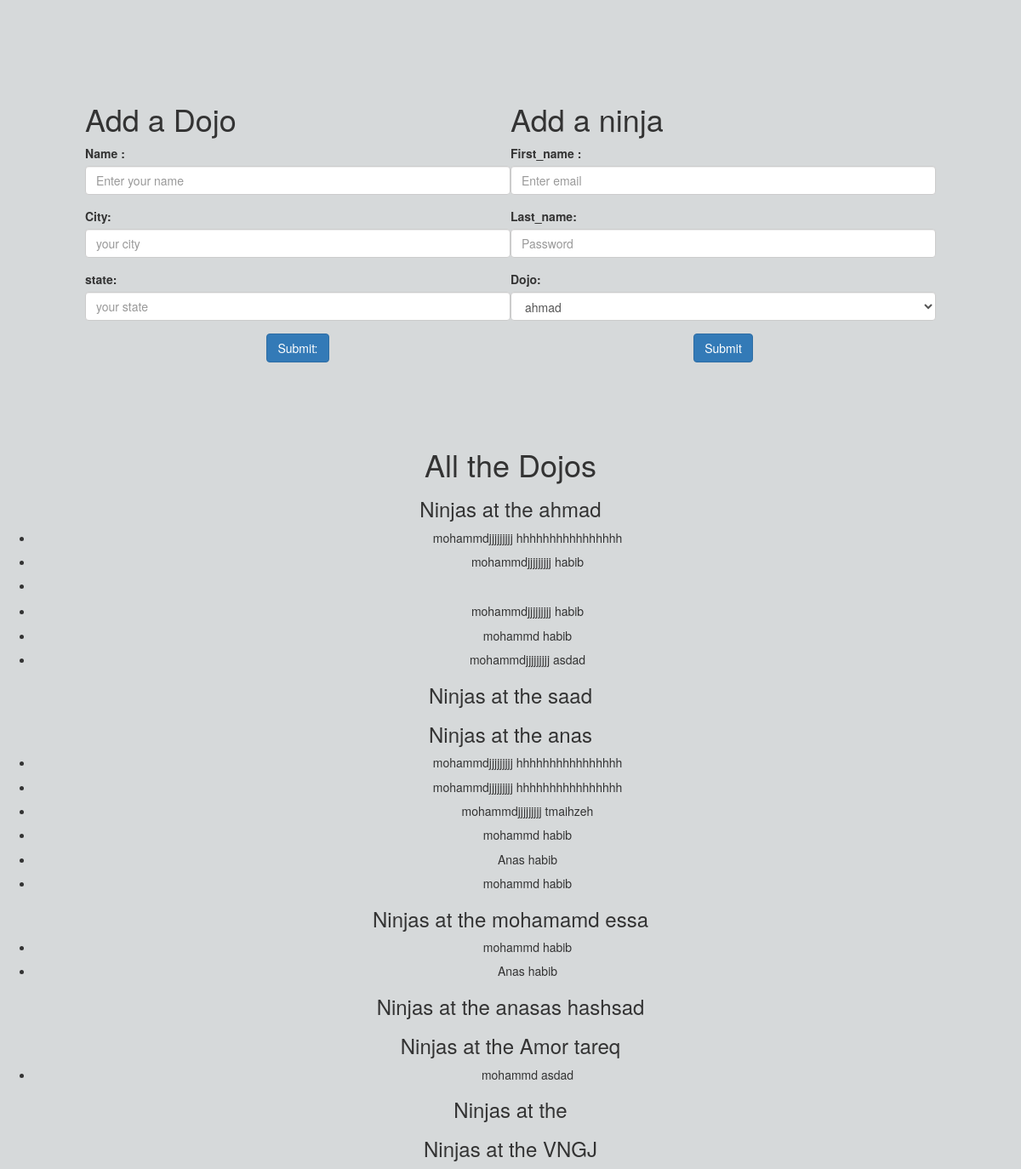
The page / on the database its author committed.
### dojo_ninja_app/models.py (models this page shows)
class dojos(models.Model):
    name = models.CharField(max_length=45)
    city = models.CharField(max_length=45)
    state = models.CharField(max_length=45)
    created_at = models.DateTimeField(auto_now_add=True)
    updated_at = models.DateTimeField(auto_now=True)

class ninja(models.Model):
    first_name = models.CharField(max_length=45)
    last_name = models.CharField(max_length=45)
    dojo_id_ninja = models.ForeignKey(dojos, related_name="ninjas", on_delete = models.CASCADE)
    created_at = models.DateTimeField(auto_now_add=True)
    updated_at = models.DateTimeField(auto_now=True)

### dojo_ninja_app/views.py (the view)
# urls.py: path( '', views.index),
def index(request):
    context = {
        "dojos_count": dojos.objects.all() ,
        'ninjas_count':ninja.objects.all()
     }
    return render(request, "index.html", context)

### dojo_ninja_app/templates/index.html (shortened to what this page needs)
<!DOCTYPE html>
<html lang="en">
<head>
    <link rel="stylesheet" href="https://maxcdn.bootstrapcdn.com/bootstrap/3.4.1/css/bootstrap.min.css">
</head>
<body>
    <div class="counter">
        <div class="left">
            <h1>Add a Dojo</h1>
        <form action="show" method="POST">
            <div class="form-group">
              <label for="exampleInputEmail1">Name :</label>
              <input type="text" class="form-control" id="exampleInputEmail1" placeholder="Enter your name" name="name" >
            </div>
            <div class="form-group">
              <label for="exampleInputPassword1">City:</label>
              <input type="text" class="form-control" id="exampleInputPassword1" placeholder="your city " name="city" >
            </div>
            <div class="form-group">
                <label for="exampleInputPassword1">state:</label>
                <input type="text" class="form-control" id="exampleInputPassword1" placeholder="your state " name="state" >
              </div>
            <center> <button type="submit" class="btn btn-primary">Submit:</button></center>
          </form>
        </div>
        <div class="right" >
            <h1>Add a ninja</h1>
            <form action="show2" method="POST"  >
                <div class="form-group">
                  <label for="exampleInputEmail1">First_name :</label>
                  <input type="text" class="form-control" id="exampleInputEmail1" aria-describedby="emailHelp" placeholder="Enter email" name="first_name"   >
                </div>
                <div class="form-group">
                  <label for="exampleInputPassword1">Last_name:</label>
                  <input type="text" class="form-control" id="exampleInputPassword1" placeholder="Password" name="last_name" >
                </div>
                <div class="form-group">
                  <label for="exampleInputPassword1">Dojo:</label>
                  <select name="select"  class="form-control" aria-label=".form-select-lg example">
                    {% for dojos in dojos_count %}
                    <option value={{dojos.id}}>{{dojos.name}}</option>
                   {% endfor %}
                  </select>
                  </div>
              <center> <button type="submit" class="btn btn-primary">Submit</button></center>
              </form>
        </div>
    </div>
                <div style="text-align: center;"><h1>All the Dojos  </h1>
                {% for doj in dojos_count %}
              <h3> Ninjas at the {{doj.name}}</h3>
                {% for ninja in doj.ninjas.all %}
                <ul>
                <li><h5>{{ninja.first_name}} {{ninja.last_name}} </h5></li>
              </ul>
                {% endfor %}
                {% endfor %}
              </div>
</body>
</html>

### dojo_ninja_app/templates/index.html (style rules this page uses)
body { background-color: rgb(214, 217, 218); }
.counter { display: flex; margin: 100px; }
.left { width: 100%; }
.right { width: 100%; }

### rows shown on the page
dojos: name "ahmad"
ninja: first_name "mohammdjjjjjjjjj", last_name "hhhhhhhhhhhhhhhh"
ninja: first_name "mohammdjjjjjjjjj", last_name "habib"
ninja: first_name "mohammdjjjjjjjjj", last_name "habib"
ninja: first_name "mohammd", last_name "habib"
ninja: first_name "mohammdjjjjjjjjj", last_name "asdad"
dojos: name "saad"
dojos: name "anas"
ninja: first_name "mohammdjjjjjjjjj", last_name "hhhhhhhhhhhhhhhh"
ninja: first_name "mohammdjjjjjjjjj", last_name "hhhhhhhhhhhhhhhh"
ninja: first_name "mohammdjjjjjjjjj", last_name "tmaihzeh"
ninja: first_name "mohammd", last_name "habib"
ninja: first_name "Anas", last_name "habib"
ninja: first_name "mohammd", last_name "habib"
dojos: name "mohamamd essa"
ninja: first_name "mohammd", last_name "habib"
ninja: first_name "Anas", last_name "habib"
dojos: name "anasas hashsad"
dojos: name "Amor tareq"
ninja: first_name "mohammd", last_name "asdad"
dojos: name "VNGJ"

### other values the page prints
form field select "ahmad"
